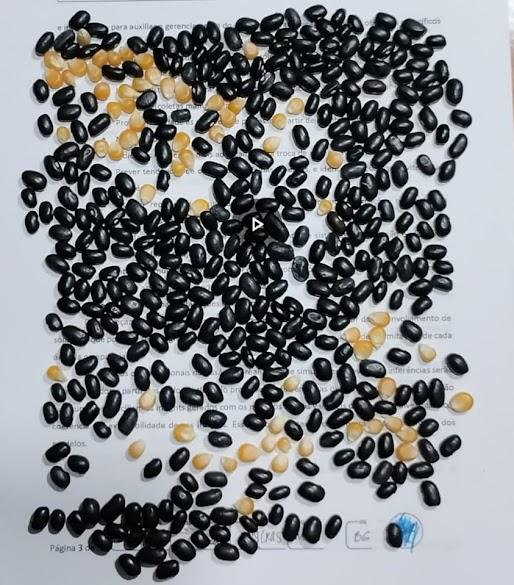
#> input picture Untitled Folder 1/imagem_cortada.jpeg, 514 x 585 px
$ jupyter execute Untitled.ipynb
#> lines starting #> are read from the running program, lines starting #| are printed output that depends on the picture; after the words box and inside, x2 and y2 are one past the last pixel; in counts of white or black regions, pixels touching at a corner belong together
[cell 1]
import cv2
import numpy as np

[cell 2]
# carregar a imagem
img = cv2.imread('imagem_cortada.jpeg')
#> img is the input picture: shape (585, 514, 3); mean B, G, R 133.3, 129.8, 127.4

# converter para escala de cinza
gray = cv2.cvtColor(img, cv2.COLOR_BGR2GRAY)
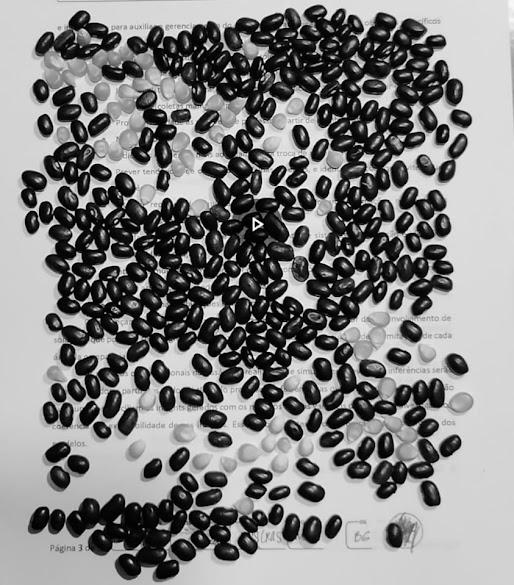
#> gray: shape (585, 514); min 0, max 255, mean 129.5

# aplicar filtro gaussiano para suavizar a imagem
blur = cv2.GaussianBlur(gray, (5,5), 1)
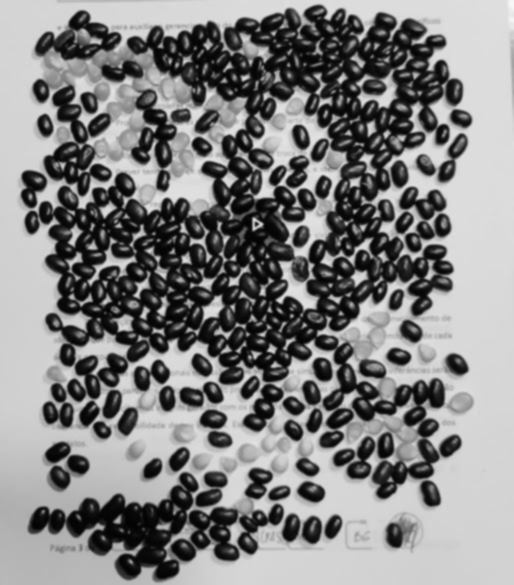
#> blur: shape (585, 514); min 2, max 247, mean 129.5

# aplicar filtro binário adaptativo
thresh = cv2.adaptiveThreshold(blur, 255, cv2.ADAPTIVE_THRESH_MEAN_C, cv2.THRESH_BINARY_INV,5,10)
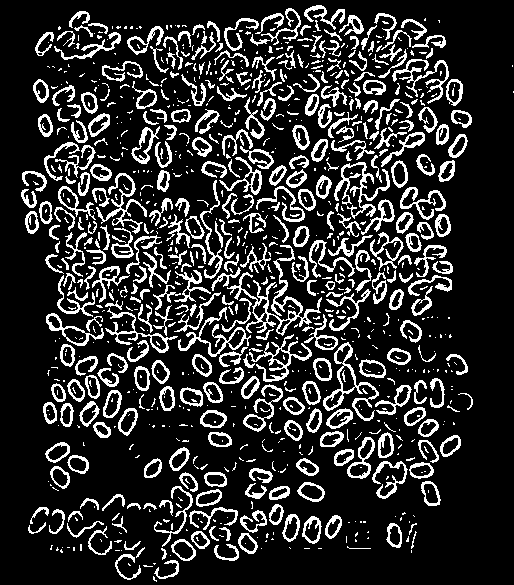
#> thresh: shape (585, 514); 18% white in thin lines or dots

# encontrar contornos
contours, hierarchy = cv2.findContours(thresh, cv2.RETR_EXTERNAL, cv2.CHAIN_APPROX_SIMPLE)
#> contours = 927 contours, 626 with area under 20; largest, box (x1, y1, x2, y2) and area: (227, 245, 322, 336) 1131, (323, 342, 379, 421) 1086, (46, 313, 104, 346) 593, (178, 307, 251, 357) 570, (347, 437, 375, 479) 554

# contar os grãos
total_graos = 0
for cnt in contours:
    area = cv2.contourArea(cnt)
    if area > 10 and area < 1000:
        total_graos += 1
#> this loop made 927 passes
#> area on passes 5, 7, 15, 24, 26, 30, 39, 45, 47, 48, 49, 51: 84, 103.5, 20, 92, 28.5, 351, 265, 212.5, 36.5, 28.5, 88, 276.5
#> after the loop, total_graos = 358

# imprimir o total de grãos
print("Total de grãos na imagem: ", total_graos)
#| Total de grãos na imagem:  358

[cell 3]
# contar grãos de milho e de feijão preto
milho = 0
feijao = 0
for cnt in contours:
    area = cv2.contourArea(cnt)
    if area > 10 and area < 1000:
        x, y, w, h = cv2.boundingRect(cnt)
        roi = thresh[y:y+h, x:x+w]
        mean_val = cv2.mean(roi)  # aqui deve ser usada a imagem binarizada roi em vez da imagem original img
        if mean_val[0] >112: # se a média for maior que 112, é um grão de milho
            milho += 1
            cv2.rectangle(img, (x, y), (x+w, y+h), (0, 255, 0), 2)  # desenhar retângulo verde em volta do grão de milho
        else: # caso contrário, é um grão de feijão preto
            feijao += 1
            cv2.rectangle(img, (x, y), (x+w, y+h), (0, 0, 255), 2)  # desenhar retângulo vermelho em volta do grão de feijão preto
#> this loop made 927 passes
#> (area, x, y, w, h, mean_val) on passes 5, 7, 15, 24, 26, 30, 39, 45, 47, 48, 49, 51: (84, 154, 560, 25, 19, (75.69, 0, 0, 0)), (103.5, 115, 554, 26, 26, (67.9, 0, 0, 0)), (20, 161, 548, 6, 12, (120.4, 0, 0, 0)), (92, 214, 544, 25, 17, (85.8, 0, 0, 0)), (28.5, 124, 541, 17, 9, (86.67, 0, 0, 0)), (351, 171, 539, 25, 22, (81.6, 0, 0, 0)), (265, 238, 533, 20, 21, (95.93, 0, 0, 0)), (212.5, 191, 531, 19, 18, (106.6, 0, 0, 0)), (36.5, 219, 527, 12, 14, (94.11, 0, 0, 0)), (28.5, 209, 526, 10, 15, (83.3, 0, 0, 0)), (88, 88, 526, 24, 29, (61.55, 0, 0, 0)), (276.5, 386, 523, 16, 25, (100.7, 0, 0, 0))
#> (area, x, y, w, h) on pass 152: (271, 320, 431, 24, 16)
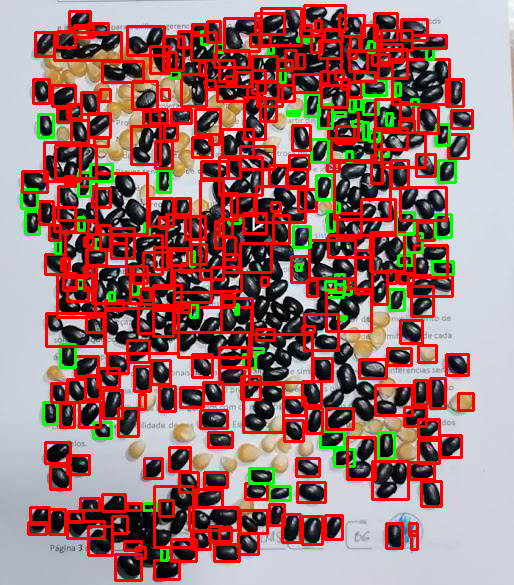
#> img: shape (585, 514, 3); mean B, G, R 106.8, 111.3, 155.9
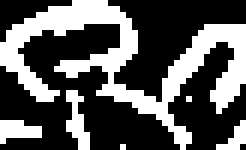
#> roi: shape (25, 41) (shown 6 times larger); 35.1% white; 6 white regions (4 under 20 px), largest, box (x1, y1, x2, y2) and area: (0, 0, 41, 25) 305, (11, 15, 15, 25) 22
#> after the loop, feijao = 286; milho = 72

# imprimir o total de grãos de milho e de feijão preto
print("Total de grãos de milho: ", milho)
#| Total de grãos de milho:  72
print("Total de grãos de feijão preto: ", feijao)
#| Total de grãos de feijão preto:  286

[cell 4]
import matplotlib.pyplot as plt

# plotar imagem com contornos
img_contornos = cv2.drawContours(img, contours, -1, (255, 0, 0), 2)
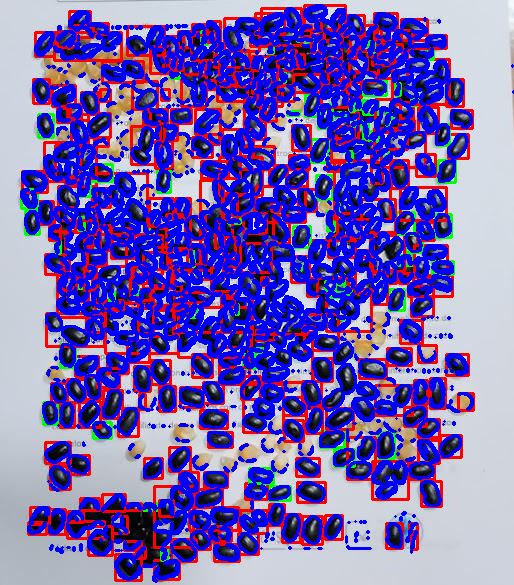
#> img_contornos: shape (585, 514, 3); mean B, G, R 181.7, 96.2, 117.3
plt.imshow(cv2.cvtColor(img_contornos, cv2.COLOR_BGR2RGB))
plt.title("Imagem com contornos")
cv2.imwrite("imagem_contornos.jpeg", img)
plt.show()

$ run again, with Untitled Folder 1/feijão_milho_com_filtro.jpeg copied over Untitled Folder 1/imagem_cortada.jpeg
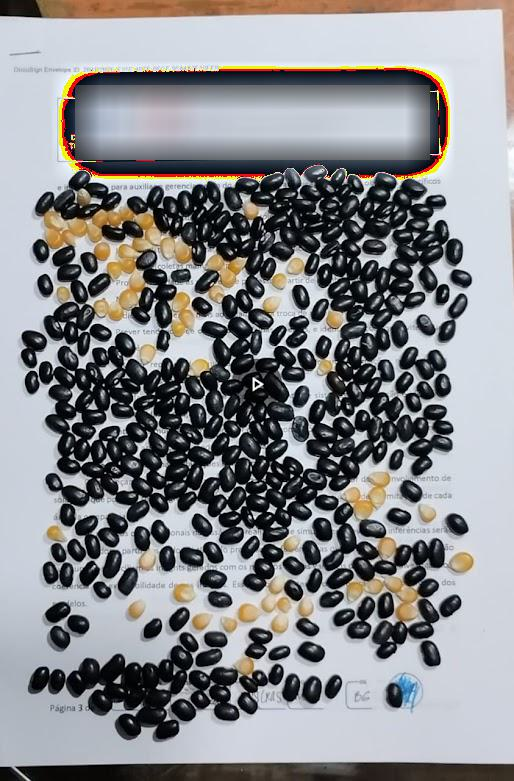
#> input picture Untitled Folder 1/feijão_milho_com_filtro.jpeg, 514 x 781 px
#> img is the input picture: shape (781, 514, 3); mean B, G, R 139.1, 136.5, 135.6
#> `thresh = cv2.adaptiveThreshold(blur, 255, cv2.ADAPTIVE_THRESH_MEAN_C, ..`:
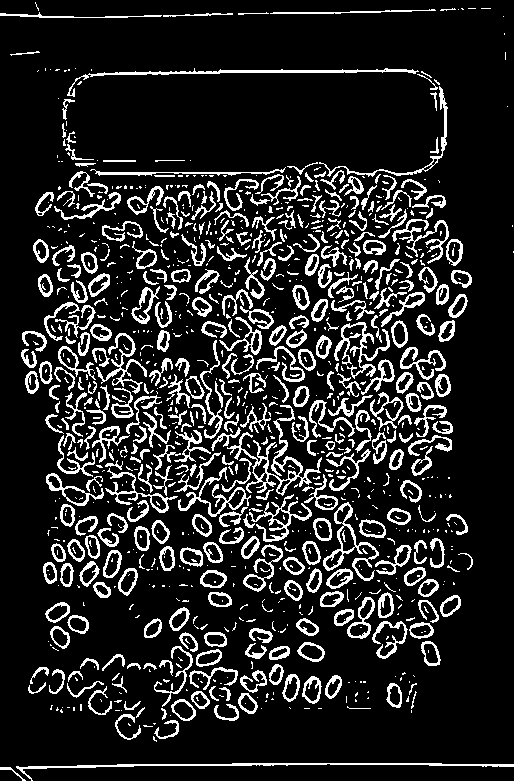
#> thresh: shape (781, 514); 14.6% white in thin lines or dots
#> contours = 997 contours, 681 with area under 20; largest, box (x1, y1, x2, y2) and area: (227, 405, 322, 496) 1131, (323, 502, 379, 581) 1086, (16, 763, 514, 781) 644, (67, 68, 419, 97) 644, (46, 473, 104, 506) 593
#> the loop `for cnt in contours:` made 997 passes
#> area on passes 1, 2, 7, 9, 17, 26, 28, 32: 36.5, 644.5, 84, 103.5, 20, 92, 28.5, 351
#> after the loop `for cnt in contours:`: total_graos = 382
#| Total de grãos na imagem:  382
#> the loop `for cnt in contours:` made 997 passes
#> (area, x, y, w, h, mean_val) on passes 1, 2, 7, 9, 17, 26, 28, 32: (36.5, 0, 767, 26, 14, (70.76, 0, 0, 0)), (644.5, 16, 763, 498, 18, (33.48, 0, 0, 0)), (84, 154, 720, 25, 19, (75.69, 0, 0, 0)), (103.5, 115, 714, 26, 26, (67.9, 0, 0, 0)), (20, 161, 708, 6, 12, (120.4, 0, 0, 0)), (92, 214, 704, 25, 17, (85.8, 0, 0, 0)), (28.5, 124, 701, 17, 9, (86.67, 0, 0, 0)), (351, 171, 699, 25, 22, (81.6, 0, 0, 0))
#> after the loop `for cnt in contours:`: feijao = 305; milho = 77
#| Total de grãos de milho:  77
#| Total de grãos de feijão preto:  305
#> `img_contornos = cv2.drawContours(img, contours, -1, (255, 0, 0), 2)`:
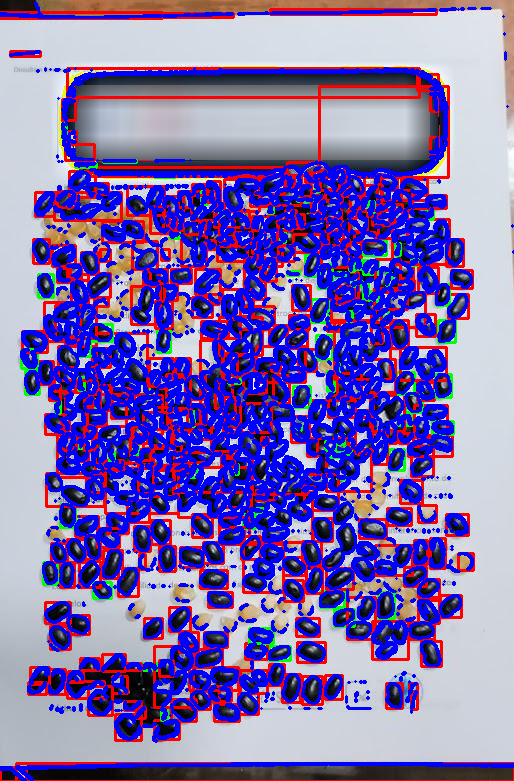
#> img_contornos: shape (781, 514, 3); mean B, G, R 178.1, 107.3, 127.3
